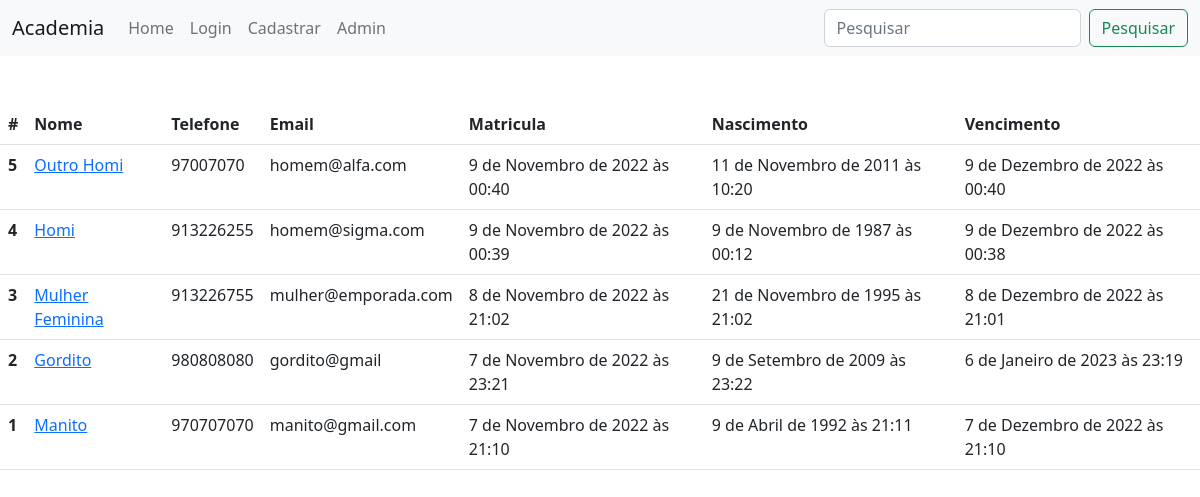
/, run on an earlier commit of the app's database.
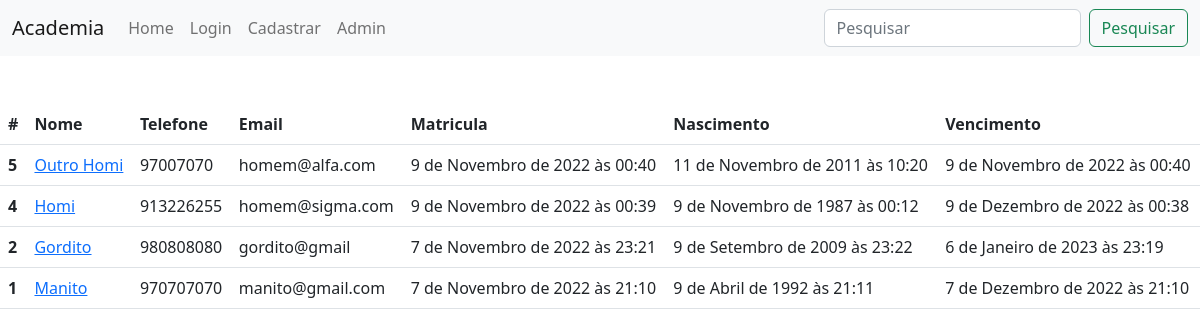
And on a later commit of the database.
### alunos/models.py (models this page shows, shortened)
class Aluno(models.Model):
    nome = models.CharField(max_length=255)
    telefone = models.CharField(max_length=255)
    email = models.CharField(max_length=255, blank=True)
    data_criacao = models.DateTimeField(default=timezone.now)
    data_nascimento = models.DateTimeField()
    data_vencimento_matricula = models.DateTimeField(
        default=timezone.now() + timedelta(days=30))
    foto = models.ImageField(upload_to='fotos/%Y/%m/', blank=True)

### alunos/views.py (the view)
# urls.py: path('', views.index, name='index'),
def index(request):
    alunos = Aluno.objects.order_by('-data_criacao')
    paginator = Paginator(alunos, 10)
    page = request.GET.get('page')
    alunos = paginator.get_page(page)
    return render(request, 'alunos/index.html', {
        'alunos': alunos,
    })

### alunos/templates/alunos/index.html (shortened to what this page needs)
{% extends 'base.html' %} {% block conteudo %}
<div>
    <table class="table">
        <thead>
            <tr>
                <th scope="col">#</th>
                <th scope="col">Nome</th>
                <th scope="col">Telefone</th>
                <th scope="col">Email</th>
                <th scope="col">Matricula</th>
                <th scope="col">Nascimento</th>
                <th scope="col">Vencimento</th>
            </tr>
        </thead>
        <tbody>
            {% for aluno in alunos %}
            <tr>
                <th scope="row">{{ aluno.id }}</th>
                <td>
                    <a href="{% url 'aluno' aluno.id%}"> {{ aluno.nome }} </a>
                </td>
                <td>{{ aluno.telefone }}</td>
                <td>{{ aluno.email }}</td>
                <td>{{ aluno.data_criacao }}</td>
                <td>{{ aluno.data_nascimento }}</td>
                <td>{{ aluno.data_vencimento_matricula }}</td>
            </tr>
            {% endfor %}
        </tbody>
    </table>
</div>
{% endblock %}

What changed in the data, as far as the page shows it:
removed Aluno: id "3", nome "Mulher Feminina", telefone "913226755", email "mulher@emporada.com", data_criacao "8 de Novembro de 2022 às 21:02", data_nascimento "21 de Novembro de 1995 às 21:02", data_vencimento_matricula "8 de Dezembro de 2022 às 21:01"
changed Aluno "Outro Homi": data_vencimento_matricula "9 de Dezembro de 2022 às 00:40" → "9 de Novembro de 2022 às 00:40"
